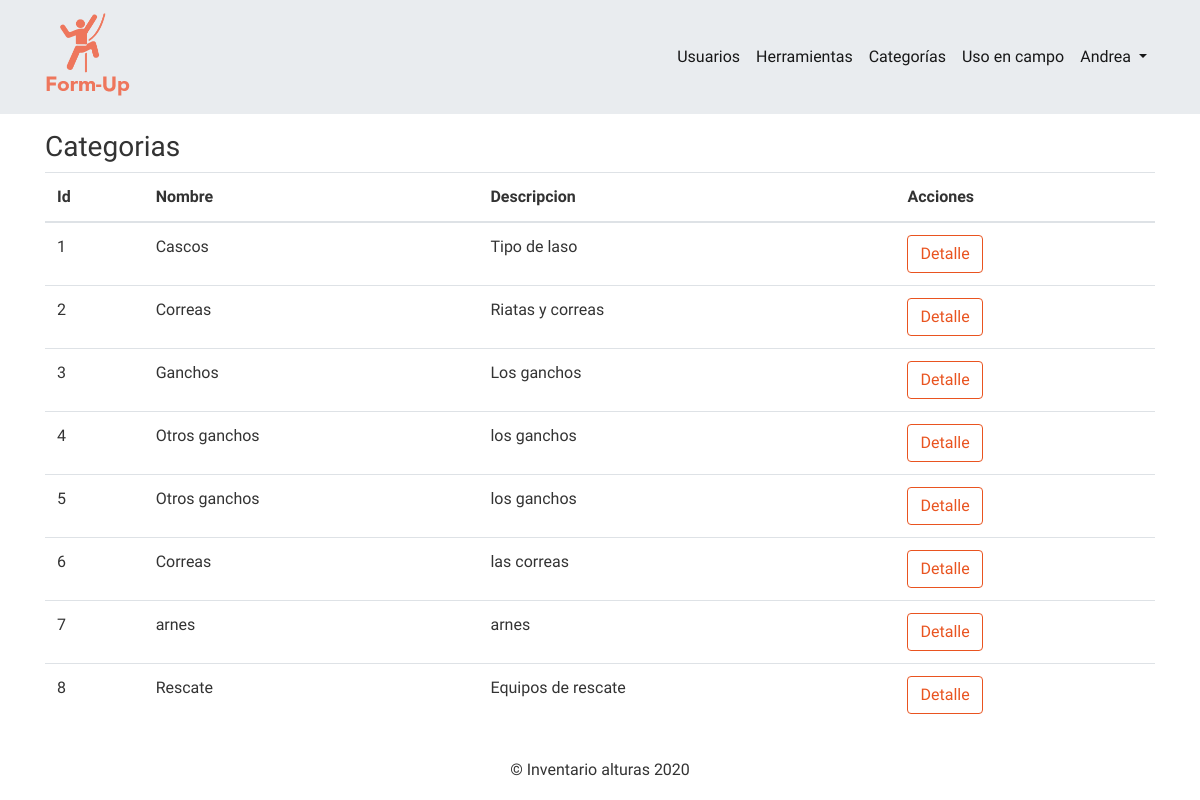
The page /index.php?controller=categories&action=index (signed in) on the database its author committed.
### tables this page shows
CREATE TABLE `categorias` (
  `id` int(11) NOT NULL,
  `nombre` varchar(230) NOT NULL,
  `descripcion` varchar(230) NOT NULL,
  `foto` varchar(230) DEFAULT NULL
);

### controllers/CategoriesController.php (called while the page is built, shortened)
<?php
class CategoriesController extends BaseController{
    public function index()
    {
        $categoria_obj  = new Category();
        $all_categorias = $categoria_obj->getAll();
        require_once 'views/dashboard/categories/index.php';
    }
}

### core/Connection.php (called while the page is built, shortened)
<?php
abstract class Connection
{
    public function __construct()
    {
        try
        {
            $this->dbConnection = new PDO(DB_DRIVER . ':host=' . DB_HOST . ';dbname=' . DB_NAME, DB_USER, DB_PASS);
        } catch (PDOException $ex) {
            echo $ex->getMessage();
            die();
        }
    }
}
?>

### models/Category.php (called while the page is built, shortened)
<?php
 class Category extends BaseModel
 {
    public function __construct($id=null,$nombre=null,$descripcion=null,$foto=null)
    {
        $this->table="categorias";
    }
 }

### core/BaseModel.php (called while the page is built, shortened)
<?php
class BaseModel extends Connection
{
    protected $table;
    public function getAll()
    {
        try {
            $sql = $this->dbConnection->prepare("SELECT * FROM ".$this->table);
            $sql->execute();
            $resultSet = null;
            while ($row = $sql->fetch(PDO::FETCH_OBJ)) {
                $resultSet[] = $row;
            }
            return $resultSet;
        } catch (PDOException $ex) {
            echo $ex->getMessage();
            die();
        }
    }
}
?>

### views/dashboard/categories/index.php (the view, shortened to what this page needs)
<?php include_once 'views/layouts/header.php' ?>
<?php include_once 'views/layouts/navbar.php' ?>
<div class="container my-3">
    <div class="row">
        <div class="col">
            <h3>Categorias</h3>
        </div>
    </div>
    <div class="row">
        <div class="col">
            <table class="table" id="table">
                <thead>
                    <tr>
                        <th>Id</th>
                        <th>Nombre</th>
                        <th>Descripcion</th>
                        <th>Acciones</th>
                    </tr>
                </thead>
                <tbody>
                    <?php if(count($all_categorias)>0){?>
                        <?php foreach($all_categorias as $row){?>
                            <tr>
                                <td><?php echo $row->id ?></td>
                                <td><?php echo $row->nombre ?></td>
                                <td><?php echo $row->descripcion ?></td>
                                <td>
                                    <div class="btn-group" role="group" aria-label="Basic example">
                                        <a href="index.php?controller=categories&action=detail&id=<?php echo $row->id ?>" class="btn btn-outline-primary">Detalle</a>
                                    </div>
                                </td>
                            </tr>
                        <?php }?>
                    <?php }?>
                </tbody>
            </table>
        </div>
    </div>
</div>
<?php include_once 'views/layouts/footer.php' ?>

### rows shown on the page
categorias: id "1", nombre "Cascos", descripcion "Tipo de laso"
categorias: id "2", nombre "Correas", descripcion "Riatas y correas"
categorias: id "3", nombre "Ganchos", descripcion "Los ganchos"
categorias: id "4", nombre "Otros ganchos", descripcion "los ganchos"
categorias: id "5", nombre "Otros ganchos", descripcion "los ganchos"
categorias: id "6", nombre "Correas", descripcion "las correas"
categorias: id "7", nombre "arnes", descripcion "arnes"
categorias: id "8", nombre "Rescate", descripcion "Equipos de rescate"

### other values the page prints
$_SESSION['username'] "Andrea"
